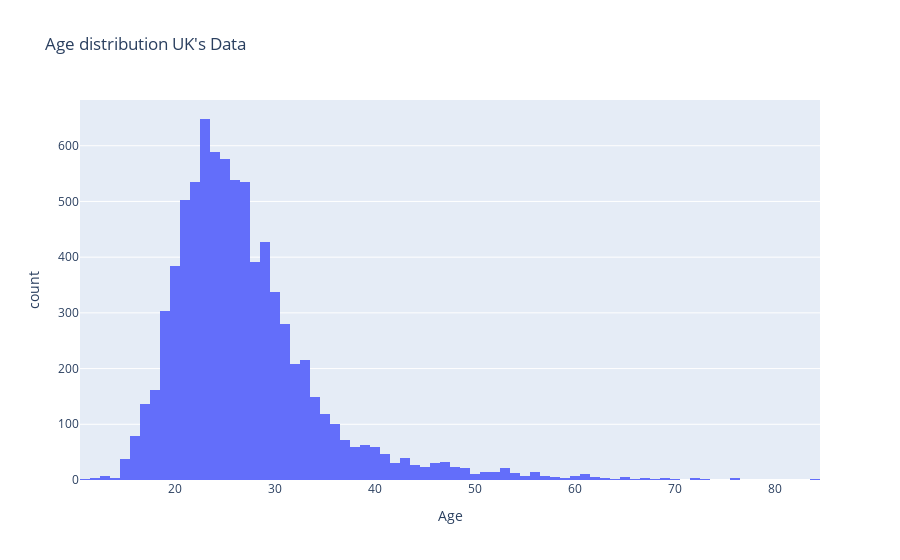

Notebook source saved alongside this figure:
### Code cell
fig = px.histogram(df_age, x='Age', title="Age distribution UK's Data")

fig.show()

### Figure 1 — Plotly figure (JSON) as saved in the notebook; plotly's stock layout.template omitted (floating-point values rounded to 4 significant figures; data arrays with more than 128 entries replaced by an {"elided": "..."} marker saying what was removed)
{"data": [{"alignmentgroup": "True", "bingroup": "x", "hovertemplate": "Age=%{x}<br>count=%{y}<extra></extra>", "legendgroup": "", "marker": {"color": "#636efa", "pattern": {"shape": ""}}, "name": "", "offsetgroup": "", "orientation": "v", "showlegend": false, "type": "histogram", "x": {"elided": "7965 int values"}, "xaxis": "x", "yaxis": "y"}], "layout": {"barmode": "relative", "legend": {"tracegroupgap": 0}, "title": {"text": "Age distribution UK's Data"}, "xaxis": {"anchor": "y", "domain": [0, 1], "title": {"text": "Age"}}, "yaxis": {"anchor": "x", "domain": [0, 1], "title": {"text": "count"}}}}
